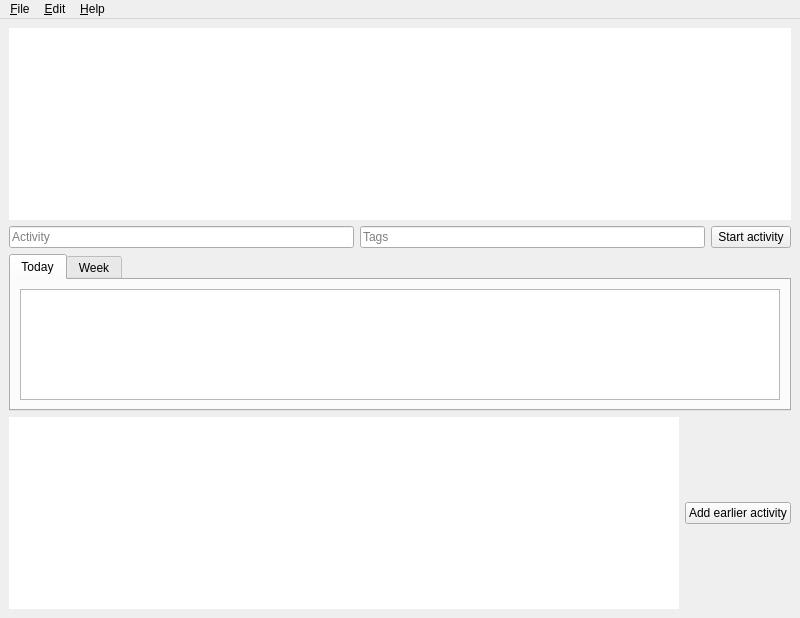
<?xml version="1.0" encoding="UTF-8"?>
<ui version="4.0">
 <class>MainWindow</class>
 <widget class="QMainWindow" name="MainWindow">
  <property name="geometry">
   <rect>
    <x>0</x>
    <y>0</y>
    <width>800</width>
    <height>618</height>
   </rect>
  </property>
  <property name="windowTitle">
   <string>Hourglass</string>
  </property>
  <widget class="QWidget" name="centralwidget">
   <layout class="QVBoxLayout" name="verticalLayout">
    <item>
     <widget class="CurrentActivityTableView" name="tblCurrent">
      <property name="sizePolicy">
       <sizepolicy hsizetype="Expanding" vsizetype="Fixed">
        <horstretch>0</horstretch>
        <verstretch>0</verstretch>
       </sizepolicy>
      </property>
      <property name="focusPolicy">
       <enum>Qt::ClickFocus</enum>
      </property>
      <property name="frameShape">
       <enum>QFrame::NoFrame</enum>
      </property>
      <property name="frameShadow">
       <enum>QFrame::Plain</enum>
      </property>
      <property name="selectionMode">
       <enum>QAbstractItemView::NoSelection</enum>
      </property>
     </widget>
    </item>
    <item>
     <layout class="QHBoxLayout" name="horizontalLayout">
      <item>
       <widget class="ActivityLineEdit" name="leActivity">
        <property name="placeholderText">
         <string>Activity</string>
        </property>
       </widget>
      </item>
      <item>
       <widget class="TagsLineEdit" name="leTags">
        <property name="placeholderText">
         <string>Tags</string>
        </property>
       </widget>
      </item>
      <item>
       <widget class="QPushButton" name="btnStartActivity">
        <property name="text">
         <string>Start activity</string>
        </property>
        <property name="flat">
         <bool>false</bool>
        </property>
       </widget>
      </item>
     </layout>
    </item>
    <item>
     <widget class="QTabWidget" name="tabWidget">
      <property name="focusPolicy">
       <enum>Qt::ClickFocus</enum>
      </property>
      <property name="currentIndex">
       <number>0</number>
      </property>
      <widget class="QWidget" name="tabToday">
       <attribute name="title">
        <string>Today</string>
       </attribute>
       <layout class="QVBoxLayout" name="verticalLayout_2">
        <item>
         <widget class="ActivityTableView" name="tblToday">
          <property name="focusPolicy">
           <enum>Qt::ClickFocus</enum>
          </property>
         </widget>
        </item>
       </layout>
      </widget>
      <widget class="QWidget" name="tabWeek">
       <attribute name="title">
        <string>Week</string>
       </attribute>
       <layout class="QVBoxLayout" name="verticalLayout_3">
        <item>
         <widget class="QScrollArea" name="saWeek">
          <widget class="QWidget" name="saContentsWeek">
           <property name="geometry">
            <rect>
             <x>0</x>
             <y>0</y>
             <width>743</width>
             <height>873</height>
            </rect>
           </property>
           <layout class="QVBoxLayout" name="verticalLayout_4">
            <item>
             <widget class="QGroupBox" name="gbMonday">
              <property name="sizePolicy">
               <sizepolicy hsizetype="Expanding" vsizetype="Expanding">
                <horstretch>0</horstretch>
                <verstretch>0</verstretch>
               </sizepolicy>
              </property>
              <property name="title">
               <string>Monday</string>
              </property>
              <layout class="QVBoxLayout" name="verticalLayout_6">
               <item>
                <widget class="ActivityTableView" name="tblMonday">
                 <property name="sizePolicy">
                  <sizepolicy hsizetype="Expanding" vsizetype="Fixed">
                   <horstretch>0</horstretch>
                   <verstretch>0</verstretch>
                  </sizepolicy>
                 </property>
                 <property name="focusPolicy">
                  <enum>Qt::ClickFocus</enum>
                 </property>
                 <property name="frameShape">
                  <enum>QFrame::NoFrame</enum>
                 </property>
                </widget>
               </item>
               <item>
                <widget class="ProjectTotalsListView" name="lvMondayTotals">
                 <property name="sizePolicy">
                  <sizepolicy hsizetype="Expanding" vsizetype="Fixed">
                   <horstretch>0</horstretch>
                   <verstretch>0</verstretch>
                  </sizepolicy>
                 </property>
                 <property name="focusPolicy">
                  <enum>Qt::NoFocus</enum>
                 </property>
                </widget>
               </item>
              </layout>
             </widget>
            </item>
            <item>
             <widget class="QGroupBox" name="gbTuesday">
              <property name="sizePolicy">
               <sizepolicy hsizetype="Expanding" vsizetype="Expanding">
                <horstretch>0</horstretch>
                <verstretch>0</verstretch>
               </sizepolicy>
              </property>
              <property name="title">
               <string>Tuesday</string>
              </property>
              <layout class="QVBoxLayout" name="verticalLayout_7">
               <item>
                <widget class="ActivityTableView" name="tblTuesday">
                 <property name="sizePolicy">
                  <sizepolicy hsizetype="Expanding" vsizetype="Fixed">
                   <horstretch>0</horstretch>
                   <verstretch>0</verstretch>
                  </sizepolicy>
                 </property>
                 <property name="focusPolicy">
                  <enum>Qt::ClickFocus</enum>
                 </property>
                 <property name="frameShape">
                  <enum>QFrame::NoFrame</enum>
                 </property>
                </widget>
               </item>
               <item>
                <widget class="ProjectTotalsListView" name="lvTuesdayTotals">
                 <property name="sizePolicy">
                  <sizepolicy hsizetype="Expanding" vsizetype="Fixed">
                   <horstretch>0</horstretch>
                   <verstretch>0</verstretch>
                  </sizepolicy>
                 </property>
                 <property name="focusPolicy">
                  <enum>Qt::NoFocus</enum>
                 </property>
                </widget>
               </item>
              </layout>
             </widget>
            </item>
            <item>
             <widget class="QGroupBox" name="gbWednesday">
              <property name="sizePolicy">
               <sizepolicy hsizetype="Expanding" vsizetype="Expanding">
                <horstretch>0</horstretch>
                <verstretch>0</verstretch>
               </sizepolicy>
              </property>
              <property name="title">
               <string>Wednesday</string>
              </property>
              <layout class="QVBoxLayout" name="verticalLayout_8">
               <item>
                <widget class="ActivityTableView" name="tblWednesday">
                 <property name="sizePolicy">
                  <sizepolicy hsizetype="Expanding" vsizetype="Fixed">
                   <horstretch>0</horstretch>
                   <verstretch>0</verstretch>
                  </sizepolicy>
                 </property>
                 <property name="focusPolicy">
                  <enum>Qt::ClickFocus</enum>
                 </property>
                 <property name="frameShape">
                  <enum>QFrame::NoFrame</enum>
                 </property>
                </widget>
               </item>
               <item>
                <widget class="ProjectTotalsListView" name="lvWednesdayTotals">
                 <property name="sizePolicy">
                  <sizepolicy hsizetype="Expanding" vsizetype="Fixed">
                   <horstretch>0</horstretch>
                   <verstretch>0</verstretch>
                  </sizepolicy>
                 </property>
                 <property name="focusPolicy">
                  <enum>Qt::NoFocus</enum>
                 </property>
                </widget>
               </item>
              </layout>
             </widget>
            </item>
            <item>
             <widget class="QGroupBox" name="gbThursday">
              <property name="sizePolicy">
               <sizepolicy hsizetype="Expanding" vsizetype="Expanding">
                <horstretch>0</horstretch>
                <verstretch>0</verstretch>
               </sizepolicy>
              </property>
              <property name="title">
               <string>Thursday</string>
              </property>
              <layout class="QVBoxLayout" name="verticalLayout_9">
               <item>
                <widget class="ActivityTableView" name="tblThursday">
                 <property name="sizePolicy">
                  <sizepolicy hsizetype="Expanding" vsizetype="Fixed">
                   <horstretch>0</horstretch>
                   <verstretch>0</verstretch>
                  </sizepolicy>
                 </property>
                 <property name="focusPolicy">
                  <enum>Qt::ClickFocus</enum>
                 </property>
                 <property name="frameShape">
                  <enum>QFrame::NoFrame</enum>
                 </property>
                </widget>
               </item>
               <item>
                <widget class="ProjectTotalsListView" name="lvThursdayTotals">
                 <property name="sizePolicy">
                  <sizepolicy hsizetype="Expanding" vsizetype="Fixed">
                   <horstretch>0</horstretch>
                   <verstretch>0</verstretch>
                  </sizepolicy>
                 </property>
                 <property name="focusPolicy">
                  <enum>Qt::NoFocus</enum>
                 </property>
                </widget>
               </item>
              </layout>
             </widget>
            </item>
            <item>
             <widget class="QGroupBox" name="gbFriday">
              <property name="sizePolicy">
               <sizepolicy hsizetype="Expanding" vsizetype="Expanding">
                <horstretch>0</horstretch>
                <verstretch>0</verstretch>
               </sizepolicy>
              </property>
              <property name="title">
               <string>Friday</string>
              </property>
              <layout class="QVBoxLayout" name="verticalLayout_10">
               <item>
                <widget class="ActivityTableView" name="tblFriday">
                 <property name="sizePolicy">
                  <sizepolicy hsizetype="Expanding" vsizetype="Fixed">
                   <horstretch>0</horstretch>
                   <verstretch>0</verstretch>
                  </sizepolicy>
                 </property>
                 <property name="focusPolicy">
                  <enum>Qt::ClickFocus</enum>
                 </property>
                 <property name="frameShape">
                  <enum>QFrame::NoFrame</enum>
                 </property>
                </widget>
               </item>
               <item>
                <widget class="ProjectTotalsListView" name="lvFridayTotals">
                 <property name="sizePolicy">
                  <sizepolicy hsizetype="Expanding" vsizetype="Fixed">
                   <horstretch>0</horstretch>
                   <verstretch>0</verstretch>
                  </sizepolicy>
                 </property>
                 <property name="focusPolicy">
                  <enum>Qt::NoFocus</enum>
                 </property>
                </widget>
               </item>
              </layout>
             </widget>
            </item>
            <item>
             <widget class="QGroupBox" name="gbSaturday">
              <property name="sizePolicy">
               <sizepolicy hsizetype="Expanding" vsizetype="Expanding">
                <horstretch>0</horstretch>
                <verstretch>0</verstretch>
               </sizepolicy>
              </property>
              <property name="title">
               <string>Saturday</string>
              </property>
              <layout class="QVBoxLayout" name="verticalLayout_11">
               <item>
                <widget class="ActivityTableView" name="tblSaturday">
                 <property name="sizePolicy">
                  <sizepolicy hsizetype="Expanding" vsizetype="Fixed">
                   <horstretch>0</horstretch>
                   <verstretch>0</verstretch>
                  </sizepolicy>
                 </property>
                 <property name="focusPolicy">
                  <enum>Qt::ClickFocus</enum>
                 </property>
                 <property name="frameShape">
                  <enum>QFrame::NoFrame</enum>
                 </property>
                </widget>
               </item>
               <item>
                <widget class="ProjectTotalsListView" name="lvSaturdayTotals">
                 <property name="sizePolicy">
                  <sizepolicy hsizetype="Expanding" vsizetype="Fixed">
                   <horstretch>0</horstretch>
                   <verstretch>0</verstretch>
                  </sizepolicy>
                 </property>
                 <property name="focusPolicy">
                  <enum>Qt::NoFocus</enum>
                 </property>
                </widget>
               </item>
              </layout>
             </widget>
            </item>
            <item>
             <widget class="QGroupBox" name="gbSunday">
              <property name="sizePolicy">
               <sizepolicy hsizetype="Expanding" vsizetype="Expanding">
                <horstretch>0</horstretch>
                <verstretch>0</verstretch>
               </sizepolicy>
              </property>
              <property name="title">
               <string>Sunday</string>
              </property>
              <layout class="QVBoxLayout" name="verticalLayout_5">
               <item>
                <widget class="ActivityTableView" name="tblSunday">
                 <property name="sizePolicy">
                  <sizepolicy hsizetype="Expanding" vsizetype="Fixed">
                   <horstretch>0</horstretch>
                   <verstretch>0</verstretch>
                  </sizepolicy>
                 </property>
                 <property name="focusPolicy">
                  <enum>Qt::ClickFocus</enum>
                 </property>
                 <property name="frameShape">
                  <enum>QFrame::NoFrame</enum>
                 </property>
                </widget>
               </item>
               <item>
                <widget class="ProjectTotalsListView" name="lvSundayTotals">
                 <property name="sizePolicy">
                  <sizepolicy hsizetype="Expanding" vsizetype="Fixed">
                   <horstretch>0</horstretch>
                   <verstretch>0</verstretch>
                  </sizepolicy>
                 </property>
                 <property name="focusPolicy">
                  <enum>Qt::NoFocus</enum>
                 </property>
                </widget>
               </item>
              </layout>
             </widget>
            </item>
           </layout>
          </widget>
         </widget>
        </item>
       </layout>
      </widget>
     </widget>
    </item>
    <item>
     <layout class="QHBoxLayout" name="horizontalLayout_2">
      <item>
       <widget class="ProjectTotalsListView" name="lvTodayTotals">
        <property name="sizePolicy">
         <sizepolicy hsizetype="Expanding" vsizetype="Fixed">
          <horstretch>0</horstretch>
          <verstretch>0</verstretch>
         </sizepolicy>
        </property>
        <property name="focusPolicy">
         <enum>Qt::NoFocus</enum>
        </property>
        <property name="frameShape">
         <enum>QFrame::NoFrame</enum>
        </property>
        <property name="frameShadow">
         <enum>QFrame::Plain</enum>
        </property>
        <property name="verticalScrollBarPolicy">
         <enum>Qt::ScrollBarAlwaysOff</enum>
        </property>
        <property name="horizontalScrollBarPolicy">
         <enum>Qt::ScrollBarAsNeeded</enum>
        </property>
       </widget>
      </item>
      <item>
       <widget class="QPushButton" name="btnAddEarlierActivity">
        <property name="text">
         <string>Add earlier activity</string>
        </property>
       </widget>
      </item>
     </layout>
    </item>
   </layout>
  </widget>
  <widget class="QMenuBar" name="menubar">
   <property name="geometry">
    <rect>
     <x>0</x>
     <y>0</y>
     <width>800</width>
     <height>27</height>
    </rect>
   </property>
   <widget class="QMenu" name="menu_File">
    <property name="title">
     <string>&amp;File</string>
    </property>
    <addaction name="action_Quit"/>
   </widget>
   <widget class="QMenu" name="menu_Help">
    <property name="title">
     <string>&amp;Help</string>
    </property>
    <addaction name="action_About"/>
    <addaction name="actionAbout_Qt"/>
   </widget>
   <widget class="QMenu" name="menu_Edit">
    <property name="title">
     <string>&amp;Edit</string>
    </property>
    <addaction name="action_Preferences"/>
   </widget>
   <addaction name="menu_File"/>
   <addaction name="menu_Edit"/>
   <addaction name="menu_Help"/>
  </widget>
  <action name="action_Quit">
   <property name="text">
    <string>&amp;Quit</string>
   </property>
  </action>
  <action name="action_About">
   <property name="text">
    <string>&amp;About</string>
   </property>
  </action>
  <action name="actionAbout_Qt">
   <property name="text">
    <string>About &amp;Qt</string>
   </property>
  </action>
  <action name="action_Preferences">
   <property name="text">
    <string>&amp;Preferences</string>
   </property>
  </action>
 </widget>
 <customwidgets>
  <customwidget>
   <class>ActivityTableView</class>
   <extends>QTableView</extends>
   <header>activitytableview.h</header>
  </customwidget>
  <customwidget>
   <class>ActivityLineEdit</class>
   <extends>QLineEdit</extends>
   <header>activitylineedit.h</header>
  </customwidget>
  <customwidget>
   <class>CurrentActivityTableView</class>
   <extends>QTableView</extends>
   <header>currentactivitytableview.h</header>
  </customwidget>
  <customwidget>
   <class>TagsLineEdit</class>
   <extends>QLineEdit</extends>
   <header>tagslineedit.h</header>
  </customwidget>
  <customwidget>
   <class>ProjectTotalsListView</class>
   <extends>QListView</extends>
   <header>projecttotalslistview.h</header>
  </customwidget>
 </customwidgets>
 <tabstops>
  <tabstop>leActivity</tabstop>
  <tabstop>leTags</tabstop>
  <tabstop>btnStartActivity</tabstop>
  <tabstop>btnAddEarlierActivity</tabstop>
  <tabstop>saWeek</tabstop>
 </tabstops>
 <resources/>
 <connections/>
</ui>
